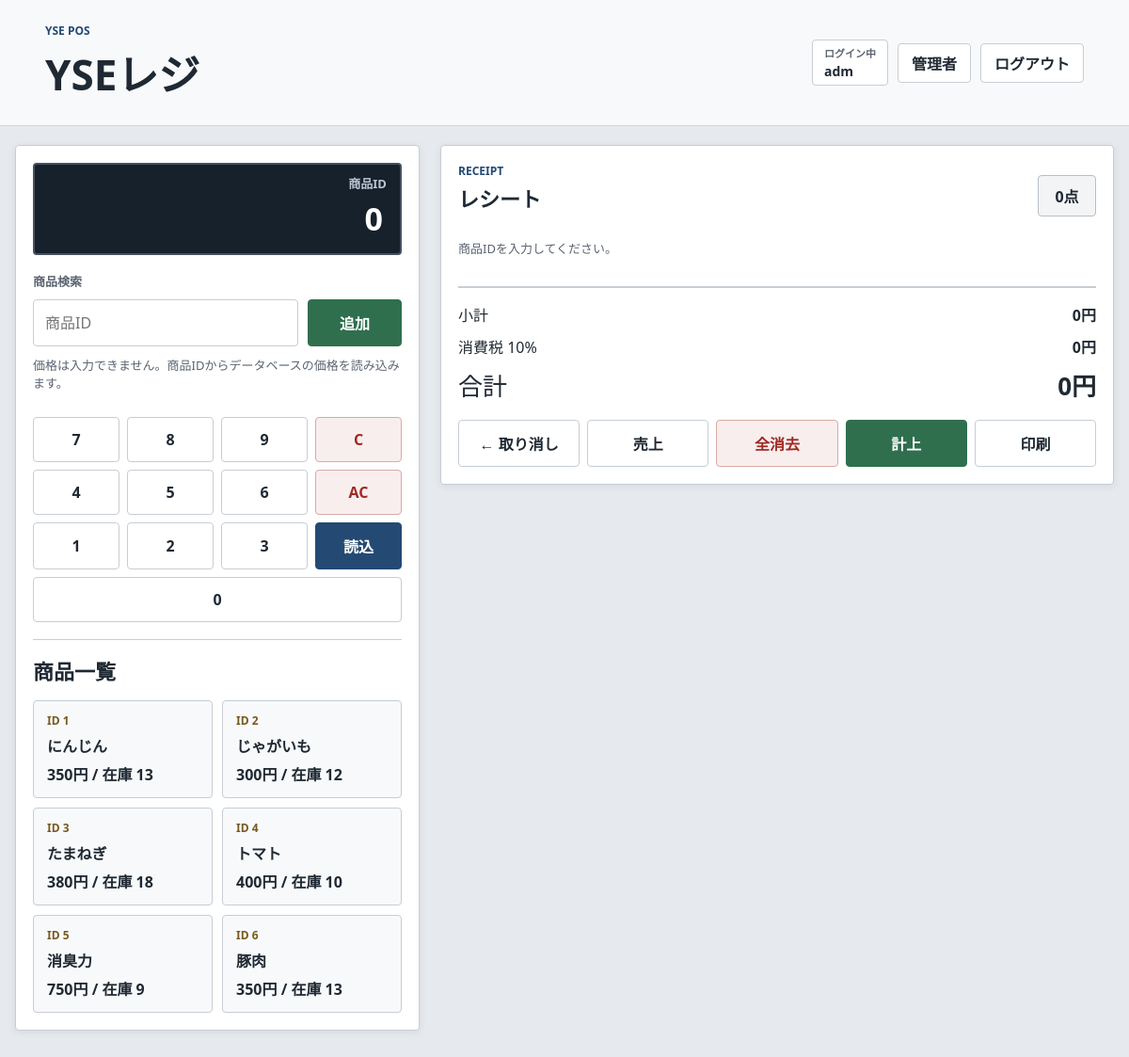
Page /index.php (signed in) on the committed database.
### tables this page shows
CREATE TABLE `items` (
  `id` int(11) NOT NULL,
  `name` text NOT NULL,
  `price` int(11) NOT NULL,
  `stock` int(11) NOT NULL
);

CREATE TABLE `settings` (
  `key` varchar(50) NOT NULL,
  `value` varchar(255) NOT NULL
);

### db.php (called while the page is built, shortened)
<?php
function getTaxRate(PDO $pdo)
{
    $stmt = $pdo->prepare("SELECT `value` FROM settings WHERE `key` = 'tax_rate'");
    $stmt->execute();
    $rate = $stmt->fetchColumn();
    return max(0, min(100, (float)$rate));
}

### index.php (the view, shortened to what this page needs)
<?php
require_once 'db.php';
function h($value)
{
    return htmlspecialchars((string)$value, ENT_QUOTES, 'UTF-8');
}
function yen($value)
{
    return number_format((int)$value) . '円';
}
function cartSubtotal(array $cart)
{
    $subtotal = 0;
    return $subtotal;
}
function cartCount(array $cart)
{
    $count = 0;
    return $count;
}
$cart = $_SESSION['cart'] ?? [];
$lastReceipt = $_SESSION['last_receipt'] ?? null;
$currentLoginUserId = $_SESSION['login_user_id'] ?? null;
$currentRole = (int)($_SESSION['role'] ?? 0);
$items = [];
$taxRate = 10.0;
try {
    $pdo = getPdo();
    $taxRate = getTaxRate($pdo);
    $items = $pdo->query('SELECT id, name, price, stock FROM items ORDER BY id')->fetchAll();
} catch (PDOException $e) {
    $dbError = 'データベースに接続できません。XAMPPのMySQLを確認してください。';
    error_log('画面表示エラー: ' . $e->getMessage());
}
$subtotal = cartSubtotal($cart);
$taxAmount = (int)floor($subtotal * ($taxRate / 100));
$total = $subtotal + $taxAmount;
$showLastReceipt = !$cart && $lastReceipt && (($_GET['show_last_receipt'] ?? '') === '1');
$receiptRows = $showLastReceipt ? ($lastReceipt['cart'] ?? []) : $cart;
$displaySubtotal = $showLastReceipt ? (int)$lastReceipt['subtotal'] : $subtotal;
$displayTaxRate = $showLastReceipt ? (float)$lastReceipt['tax_rate'] : $taxRate;
$displayTotal = $showLastReceipt ? (int)$lastReceipt['total'] : $total;
$displayTaxAmount = max(0, $displayTotal - $displaySubtotal);
$displayItemCount = cartCount($receiptRows);
?>
<!DOCTYPE html>
<html lang="ja">
<head>
    <link rel="stylesheet" href="style.css">
</head>
<body class="pos-page">
    <header class="app-header">
        <div>
            <p class="eyebrow">YSE POS</p>
            <h1>YSEレジ</h1>
        </div>
        <nav class="top-actions">
            <div class="user-status">
                <span>ログイン中</span>
                <strong><?= h($currentLoginUserId ?? '未ログイン') ?></strong>
            </div>
            <?php if ($currentRole === 1): ?>
                <a href="admin_menu.php">管理者</a>
            <?php endif; ?>
            <a href="login.php?logout=1">ログアウト</a>
        </nav>
    </header>
    <main class="pos-layout">
        <section class="register-panel">
            <div class="screen modern-screen">
                <div class="op-indicator">商品ID</div>
                <div id="disp">0</div>
            </div>
            <form method="post" action="process.php" class="scan-form" id="scanForm">
                <label for="item_id">商品検索</label>
                <div class="scan-row">
                    <input
                        type="text"
                        inputmode="numeric"
                        pattern="[0-9]*"
                        name="item_id"
                        id="item_id"
                        placeholder="商品ID"
                        autocomplete="off"
                        autofocus
                    >
                    <button type="submit" class="primary-btn">追加</button>
                </div>
                <p class="hint">価格は入力できません。商品IDからデータベースの価格を読み込みます。</p>
            </form>
            <div class="keypad product-keypad" aria-label="商品ID入力キー">
                <button type="button" onclick="addDigit('7')">7</button>
                <button type="button" onclick="addDigit('8')">8</button>
                <button type="button" onclick="addDigit('9')">9</button>
                <button type="button" class="danger-soft" onclick="deleteDigit()">C</button>
                <button type="button" onclick="addDigit('4')">4</button>
                <button type="button" onclick="addDigit('5')">5</button>
                <button type="button" onclick="addDigit('6')">6</button>
                <button type="button" class="danger-soft" onclick="clearInput()">AC</button>
                <button type="button" onclick="addDigit('1')">1</button>
                <button type="button" onclick="addDigit('2')">2</button>
                <button type="button" onclick="addDigit('3')">3</button>
                <button type="button" class="accent-btn" onclick="submitScan()">読込</button>
                <button type="button" class="span-4" onclick="addDigit('0')">0</button>
            </div>
            <div class="catalog">
                <h2>商品一覧</h2>
                <div class="item-grid">
                    <?php foreach ($items as $item): ?>
                        <form method="post" action="process.php" class="item-tile">
                            <button type="submit">
                                <span class="item-id">ID <?= h($item['id']) ?></span>
                                <strong><?= h($item['name']) ?></strong>
                                <span><?= yen($item['price']) ?> / 在庫 <?= h($item['stock']) ?></span>
                            </button>
                        </form>
                    <?php endforeach; ?>
                </div>
            </div>
        </section>
        <section class="receipt-panel">
            <div class="receipt-head">
                <div>
                    <p class="eyebrow">RECEIPT</p>
                    <h2><?= $showLastReceipt ? '直近のレシート' : 'レシート' ?></h2>
                </div>
                <span class="count-badge"><?= h($displayItemCount) ?>点</span>
            </div>
            <div class="receipt-lines" id="printArea">
                <?php if (!$receiptRows): ?>
                    <p class="empty">商品IDを入力してください。</p>
                <?php endif; ?>
            </div>
            <div class="totals">
                <div><span>小計</span><strong><?= yen($displaySubtotal) ?></strong></div>
                <div><span>消費税 <?= h(rtrim(rtrim(number_format($displayTaxRate, 2), '0'), '.')) ?>%</span><strong><?= yen($displayTaxAmount) ?></strong></div>
                <div class="grand-total"><span>合計</span><strong><?= yen($displayTotal) ?></strong></div>
            </div>
            <div class="receipt-actions">
                <form method="post" action="process.php">
                    <button type="submit" name="action" value="undo">← 取り消し</button>
                </form>
                <form method="post" action="process.php">
                    <button type="submit" name="action" value="sales_total">売上</button>
                </form>
                <form method="post" action="process.php">
                    <button type="submit" name="action" value="clear_cart" class="danger-soft">全消去</button>
                </form>
                <form method="post" action="process.php">
                    <button type="submit" name="action" value="checkout" class="primary-btn">計上</button>
                </form>
                <button type="button" onclick="window.print()">印刷</button>
            </div>
        </section>
    </main>
</body>
</html>

### style.css (style rules this page uses)
:root { --ink: #1f2933; --muted: #5b6472; --line: #c7cdd5; --panel: #ffffff; --page: #e6e9ed; --screen: #17212b; --green: #2f6f4e; --blue: #244a73; --red: #9f2a23; --amber: #785a20; }
* { box-sizing: border-box; }
body { margin: 0; min-height: 100vh; font-family: "Segoe UI", "Yu Gothic", sans-serif; color: var(--ink); background: var(--page); }
button, input, select { font: inherit; }
button, .top-actions a, .button-link { border: 1px solid var(--line); border-radius: 4px; background: #fff; color: var(--ink); cursor: pointer; transition: background 140ms ease, border-color 140ms ease, color 140ms ease; }
button { padding: 12px 14px; font-weight: 700; }
input, select { width: 100%; border: 1px solid var(--line); border-radius: 4px; padding: 11px 12px; background: #fff; }
label { display: grid; gap: 6px; font-size: 13px; font-weight: 700; color: var(--muted); }
.app-header { display: flex; align-items: center; justify-content: space-between; gap: 20px; padding: 24px clamp(16px, 4vw, 48px); border-bottom: 1px solid #cfd4da; background: #f8f9fa; margin-bottom: 20px; }
h1, h2, h3, p { margin-top: 0; }
h1 { margin-bottom: 0; font-size: clamp(28px, 4vw, 44px); }
h2 { margin-bottom: 16px; font-size: 22px; }
.eyebrow { margin-bottom: 4px; color: var(--blue); font-size: 12px; font-weight: 800; letter-spacing: 0; }
.top-actions { display: flex; align-items: center; flex-wrap: wrap; gap: 10px; }
.top-actions a, .button-link { display: inline-flex; align-items: center; justify-content: center; min-height: 42px; padding: 0 14px; text-decoration: none; font-weight: 700; }
.user-status { display: grid; gap: 2px; min-height: 42px; padding: 5px 12px; border: 1px solid var(--line); border-radius: 4px; background: #fff; }
.user-status span { color: var(--muted); font-size: 11px; font-weight: 700; }
.user-status strong { font-size: 14px; }
.pos-layout, .admin-layout { width: min(1180px, calc(100% - 32px)); margin: 0 auto 40px; }
.pos-layout { display: grid; grid-template-columns: minmax(300px, 430px) 1fr; gap: 22px; align-items: start; }
.register-panel, .receipt-panel, .admin-card { background: var(--panel); border: 1px solid var(--line); border-radius: 4px; padding: 18px; box-shadow: 0 2px 8px rgba(32, 36, 44, 0.08); }
.screen { position: relative; min-height: 92px; margin-bottom: 18px; padding: 34px 18px 14px; border: 2px solid #45515f; border-radius: 4px; background: var(--screen); color: #fff; text-align: right; }
.op-indicator { position: absolute; top: 10px; right: 14px; color: #b9c6d3; font-size: 13px; font-weight: 700; }
#disp { overflow: hidden; min-height: 38px; font-size: 34px; font-weight: 800; text-overflow: ellipsis; white-space: nowrap; }
.scan-form { display: grid; gap: 10px; margin-bottom: 14px; }
.scan-row { display: grid; grid-template-columns: 1fr 100px; gap: 10px; }
.hint, .empty { color: var(--muted); font-size: 13px; }
.keypad { display: grid; grid-template-columns: repeat(4, 1fr); gap: 8px; }
.product-keypad { margin-bottom: 18px; }
.span-4 { grid-column: span 4; }
.primary-btn { border-color: var(--green); background: var(--green); color: #fff; }
.accent-btn { border-color: var(--blue); background: var(--blue); color: #fff; }
.danger-soft { border-color: #d9aaa6; background: #f8eeee; color: var(--red); }
.catalog { border-top: 1px solid var(--line); padding-top: 16px; }
.item-grid { display: grid; grid-template-columns: repeat(2, minmax(0, 1fr)); gap: 10px; }
.item-tile button { width: 100%; min-height: 104px; display: grid; gap: 5px; text-align: left; background: #f8f9fa; }
.item-id { color: var(--amber); font-size: 12px; font-weight: 800; }
.receipt-head { display: flex; align-items: center; justify-content: space-between; gap: 16px; margin-bottom: 12px; }
.count-badge { min-width: 62px; padding: 9px 12px; border: 1px solid #b8bec6; border-radius: 4px; background: #f3f4f6; color: var(--ink); text-align: center; font-weight: 800; }
.receipt-lines { display: grid; gap: 10px; }
.totals { display: grid; gap: 10px; margin: 18px 0; padding-top: 16px; border-top: 2px solid var(--line); }
.totals div { display: flex; justify-content: space-between; gap: 16px; }
.grand-total { font-size: 26px; }
.receipt-actions { display: grid; grid-template-columns: repeat(5, minmax(0, 1fr)); gap: 8px; }
.receipt-actions form, .receipt-actions button { width: 100%; }

### rows in the picture
items: id "1", name "にんじん", price "350円", stock "13"
items: id "2", name "じゃがいも", price "300円", stock "12"
items: id "3", name "たまねぎ", price "380円", stock "18"
items: id "4", name "トマト", price "400円", stock "10"
items: id "5", name "消臭力", price "750円", stock "9"
items: id "6", name "豚肉", price "350円", stock "13"
settings: value "10", value "0円"

### other values in the picture
$currentLoginUserId "adm"
$displayItemCount "0"
yen($displaySubtotal) "0円"
